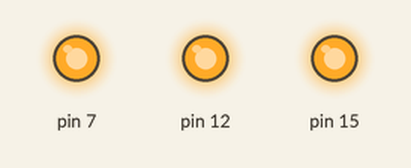
The program below on a simulated Jetson Nano (header pin numbers). On the bench: output pins drawn as LEDs (lit = HIGH). What the program prints to the terminal is not drawn. At 5.5 s the program stops and its outputs stay as they are.

Above: at 0.1 s.
At 2.6 s:
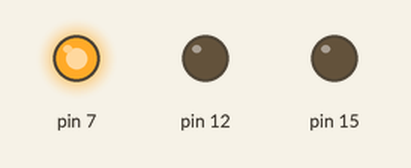
At 3.1 s:
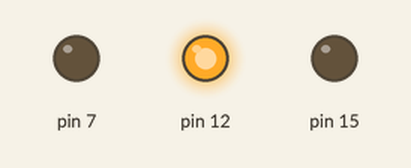
At 3.6 s:
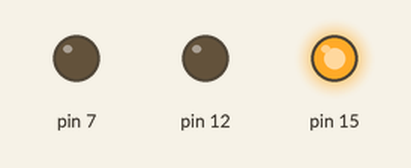
At 4.1 s:
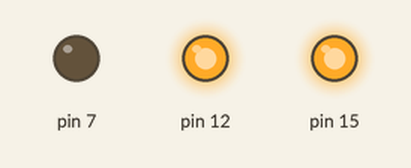
At 5.6 s:
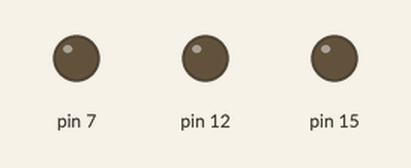
Timing chart, 0 to 7.0 s (numbered marks = the images above):
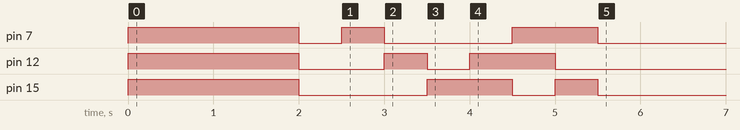

Measured:
- by itself, pin 7: goes HIGH 2.0 s, LOW 0.50 s, HIGH 0.50 s, LOW 1.5 s, HIGH 1.0 s, then LOW
- by itself, pin 12: goes HIGH 2.0 s, LOW 1.0 s, HIGH 0.50 s, LOW 0.50 s, HIGH 1.0 s, then LOW
- by itself, pin 15: goes HIGH 2.0 s, LOW 1.5 s, HIGH 1.0 s, LOW 0.50 s, HIGH 0.50 s, then LOW

The program:

rgb_led.py
```python
"""Used to manage a single RGB led, with the GPIO pins"""
import Jetson.GPIO as GPIO  # type: ignore


class RGBled:
    """
    This class can manage 1 RGB led

    Attributes
    ----------
    red:int
        The pin number of the red common
    green:int
        The pin number of the green common
    blue:int
        The pin number of the blue common

    Methods
    -------
    cleanup()
        Cleans all the GPIO pins
    light(red, green, blue)
        Sets the light of the color to the corresponding value
    on()
        Turns on all the colors
    off()
        Turns off the light
    """

    def __init__(self, red=7, green=12, blue=15):
        print(f"using led:{red},{green},{blue}")
        self.red = red
        self.green = green
        self.blue = blue
        self.is_on = 0
        GPIO.setup(red, GPIO.OUT, initial=GPIO.LOW)
        GPIO.setup(green, GPIO.OUT, initial=GPIO.LOW)
        GPIO.setup(blue, GPIO.OUT, initial=GPIO.LOW)

    def cleanup(self):
        """cleans the GPIO pins"""
        GPIO.cleanup((self.red, self.green, self.blue))

    def light(self, red: int, green: int, blue: int):
        """
        Sets the light of the color to the value

        Parameters
        ----------
        red:int
            0 for low, 1 for high
        green:int
            0 for low, 1 for high
        blue:int
            0 for low, 1 for high
        """
        self.is_on = (red or green or blue)
        if red:
            GPIO.output(self.red, GPIO.HIGH)
        else:
            GPIO.output(self.red, GPIO.LOW)
        if green:
            GPIO.output(self.green, GPIO.HIGH)
        else:
            GPIO.output(self.green, GPIO.LOW)
        if blue:
            GPIO.output(self.blue, GPIO.HIGH)
        else:
            GPIO.output(self.blue, GPIO.LOW)

    def on(self):
        """sets all the light on"""
        self.light(1, 1, 1)

    def off(self):
        """turns all the lights off"""
        self.light(0, 0, 0)

    def __del__(self):
        self.cleanup()


if __name__ == "__main__":
    import time
    GPIO.setmode(GPIO.BOARD)
    led = RGBled(7, 12, 15)
    led.on()
    time.sleep(2)
    led.off()
    time.sleep(0.5)
    led.light(1, 0, 0)
    time.sleep(0.5)
    led.light(0, 1, 0)
    time.sleep(0.5)
    led.light(0, 0, 1)
    time.sleep(0.5)
    led.light(0, 1, 1)
    time.sleep(0.5)
    led.light(1, 1, 0)
    time.sleep(0.5)
    led.light(1, 0, 1)
    time.sleep(0.5)
    led.off()
    GPIO.cleanup()
```
